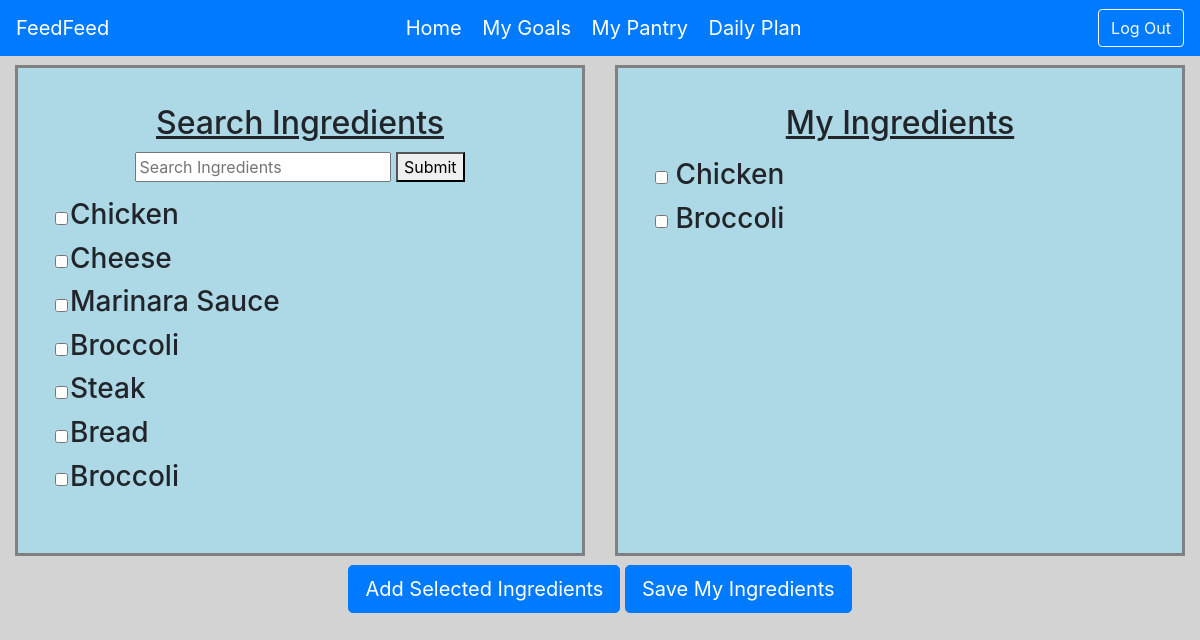
Page /mypantry/ (signed in) on the committed database.
### tables this page shows
CREATE TABLE "Ingredient" (
	"id"	INTEGER,
	"calories"	REAL,
	"protein"	REAL,
	"carbs"	REAL,
	"fat"	REAL,
	"is_meal"	INTEGER,
	"name"	TEXT,
	PRIMARY KEY("id")
);

### server.py (the view)
@app.route("/mypantry/")
def get_user_pantry():
    if(session.get("uid") is None):
        flash("Must Sign Into an Account")
        return redirect(url_for("login_get"))
    conn = sqlite3.connect("Database.db")
    c = conn.cursor()
    rows = c.execute(''' SELECT * FROM Ingredient ''')
    conn2 = sqlite3.connect("Database.db")
    s = conn2.cursor()
    ingredients = s.execute(''' SELECT DISTINCT name FROM Ingredient JOIN UserIngredients
                            ON UserIngredients.ingredient=Ingredient.id WHERE UserIngredients.user=?;''', (session['uid'],)).fetchall()
    return render_template("user_pantry.html", rows=rows, ingredients=ingredients)

### server.py (called while the page is built)
@app.teardown_appcontext
def close_connection(exception):
    db = getattr(g, "_database", None)
    if db is not None:
        db.close()

### templates/user_pantry.html (shortened to what this page needs)
{% extends "user_base.html" %}
{% block resources %}
<link rel="stylesheet" type="text/css" href="/static/styles/pantry_style.css">
{% endblock %}
{% block main %}
<div class="container-fluid">
    <div class="row">
        <div class="col-lg" id="search">
            <h2> Search Ingredients </h2>
            <div class="search-bar">
                <input type="text" id="search_text" placeholder="Search Ingredients">
                <button type="submit" id="search">Submit</button>
            </div>
            <table id="table">
                {%for entry in rows%}
                <tr value="{{entry[6]}}">
                    <td> <input class="check" type="checkbox" name="ing" id="f-add-ingredient" value="{{entry[6]}}" /> </td>
                    <td class="ingName"> <h3> {{entry[6]}} </h3> </td>
                </tr>
                {%endfor%}
            </table>
        </div>
        <div class="col-lg" id="my_ingredients">
            <h2> My Ingredients </h2>
            <table id="table2">
                {%for ingredient in ingredients%}
                <tr class="data" value="{{ingredient[0]}}">
                    <td> <h3> <input class="check2" type="checkbox" name="ing" id="f-add-ingredient" value="{{ingredient[0]}}" /> {{ingredient[0]}} </h3> </td>
                </tr>
                {%endfor%}
            </table>
        </div>
    </div>
    <div class="buttons">
        <button type="button" id="addSelected" class="btn btn-primary btn-lg">Add Selected Ingredients</button>
        <button type="button" id="submit-button" class="btn btn-primary btn-lg"> Save My Ingredients </button>
    </div>
</div>
{% endblock %}

### static/styles/pantry_style.css (style rules this page uses)
body { background-color: lightgray; }
h2 { text-align: center; text-decoration: underline; margin-bottom: 2%; }
.col-lg { background-color: lightblue; margin: 1% 1.5% 1% 1.5%; padding: 3%; outline-style: solid; outline-color: gray; }
table { margin-top: 3%; margin-bottom: 3%; }
.buttons { text-align: center; }
.search-bar { text-align: center; }

### rows in the picture
Ingredient: name "Chicken"
Ingredient: name "Cheese"
Ingredient: name "Marinara Sauce"
Ingredient: name "Broccoli"
Ingredient: name "Steak"
Ingredient: name "Bread"
Ingredient: name "Broccoli"

### other values in the picture
{{ ingredient[0] }} "Chicken" "Broccoli"
